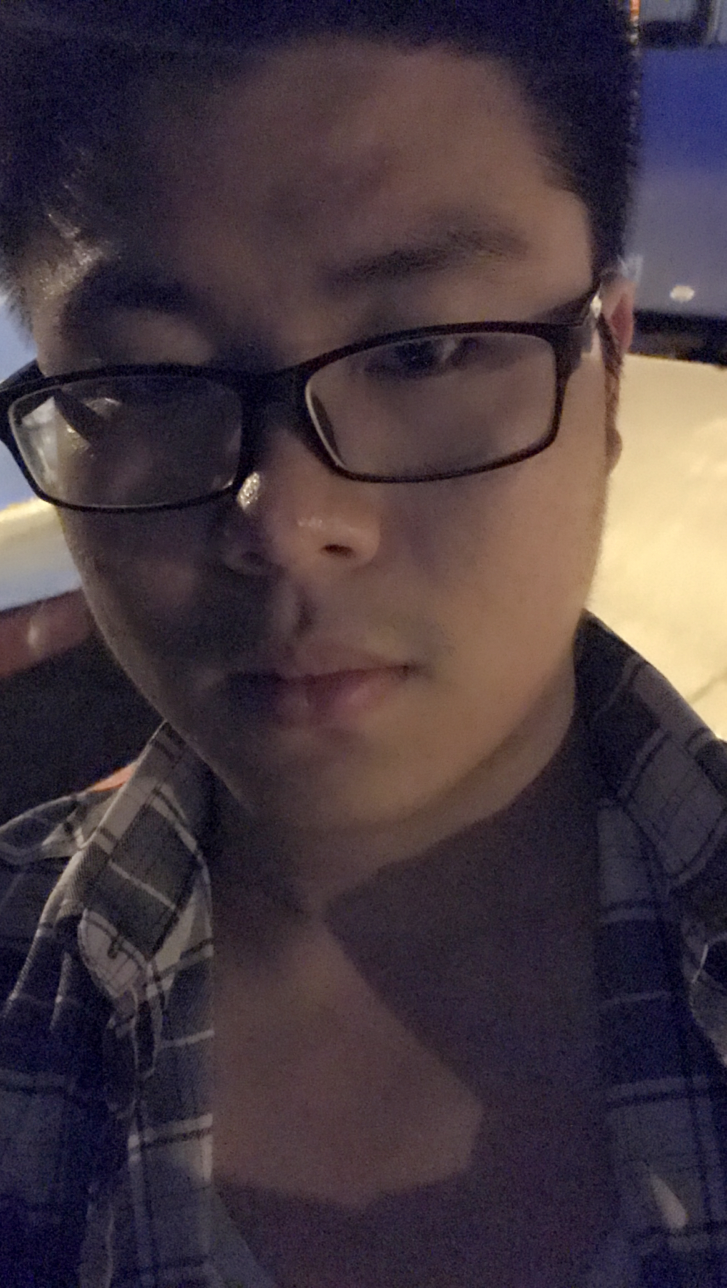
#> input picture _posts/img/IMG_0082.jpg, 1453 x 2576 px (shown at 1/2 size); its folder holds only this picture in this run
$ python all_cut.py
#> lines starting #> are read from the running program, lines starting #| are printed output that depends on the picture
#coding = utf-8
import os

from PIL import Image

# 原图路径
path='/home/chenwei/workspace/图片切割/img'

# 切割后图片路径
new_path='/home/chenwei/workspace/图片切割/img_cuted'


def cut_file(img, info, file_name):
    region = im.crop(info)
    region.save(file_name)


for dirpath,dirnames,filenames in os.walk(path):
    for file in filenames:
            fullpath=os.path.join(dirpath,file)


            # 读图
            im =Image.open(fullpath)
#> im is the input picture: PIL image 1453x2576 RGB; mean R, G, B 69.6, 56.2, 62.9

            # img_size = im.size

            # 图一
            # print(img_size)
            x = 400
            y = 300
            w = 900
            h = 1832

            file1 = new_path + "/" + file+ "-1.jpg"
            info = (x, y, x+w, y+h)
            cut_file(im, info, file1)
#> in cut_file, `region = im.crop(info)`:
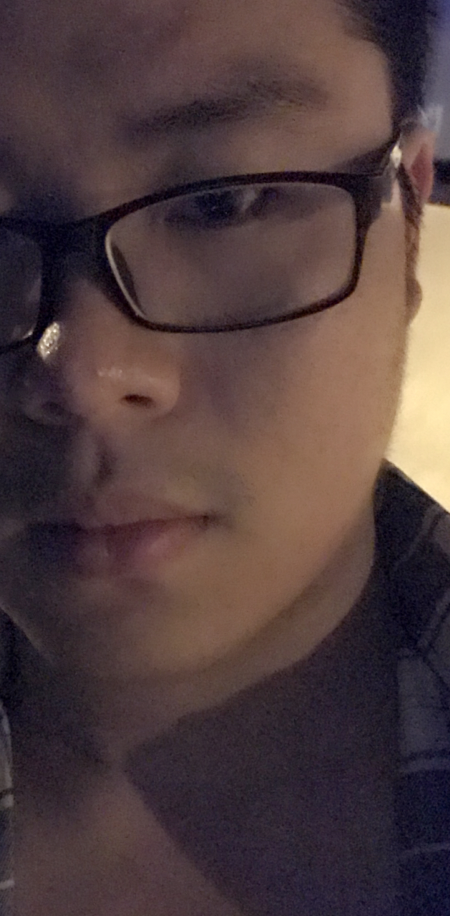
#> region: PIL image 900x1832 RGB (shown at 1/2 size); mean R, G, B 80.2, 61.4, 62


            # 图2
            # print(img_size)
            x = 1300
            y = 300
            w = 900
            h = 1832
            file2 = new_path + "/" + file+ "-2.jpg"

            info = (x, y, x+w, y+h)

            cut_file(im, info, file2)
#> call 2 of cut_file, with info = (1300, 300, 2200, 2132)
#> in cut_file (call 2), `region = im.crop(info)`:
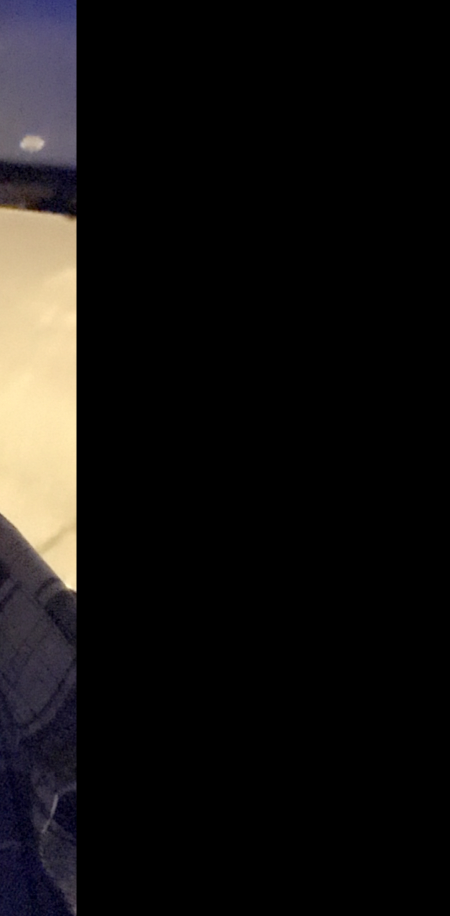
#> region: PIL image 900x1832 RGB (shown at 1/2 size); mean R, G, B 20.9, 18.8, 17.6

            # 图3
            # print(img_size)
            x = 2200
            y = 300
            w = 900
            h = 1832

            file3 = new_path + "/" + file+ "-3.jpg"
            info = (x, y, x+w, y+h)
            cut_file(im, info, file3)
#> in cut_file (call 3), `region = im.crop(info)`: region: PIL image 900x1832 RGB; every value is 0
